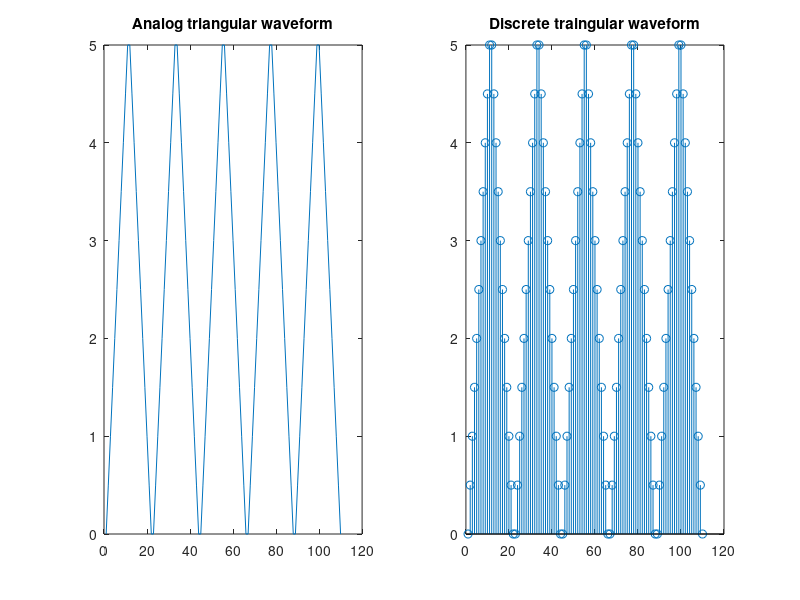

This chart was generated by the following MATLAB code:
N=input("Enter the number of cycles..");
M=input("Enter the amplitude..");
t1=0:0.5:M;  %Upp
t2=M:-0.5:0;  %Downn
t=[];
for i=1:N
    t=[t,t1,t2];   %Both up and down gluing together
end

subplot(121);plot(t);title("Analog triangular waveform");
subplot(122);stem(t);title("Discrete traingular waveform");
